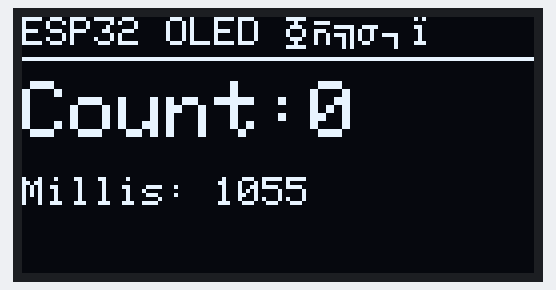
A sketch run on a simulated ESP32. Parts: 128×64 one-colour display. What the sketch prints to the serial monitor is not drawn.

Above: at 1.1 s.
At 5.9 s:
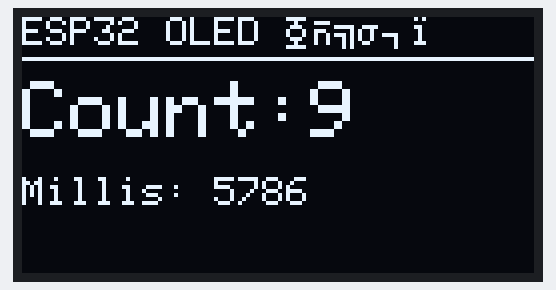
At 10.6 s:
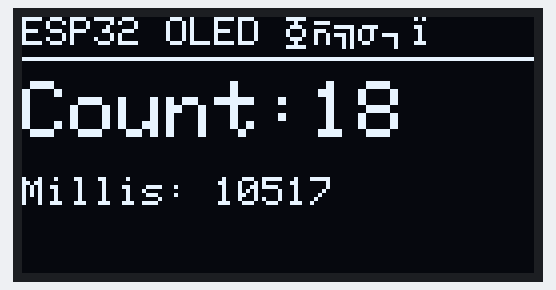
At 20.1 s:
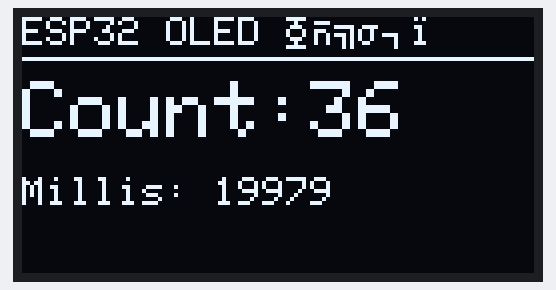
At 30.0 s:
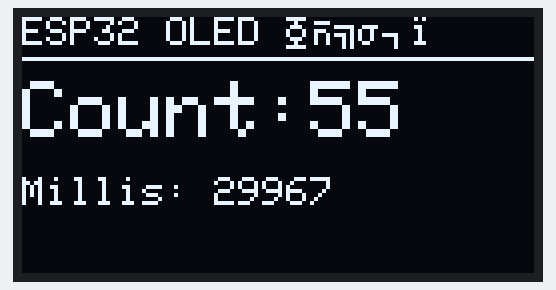
At 39.5 s:
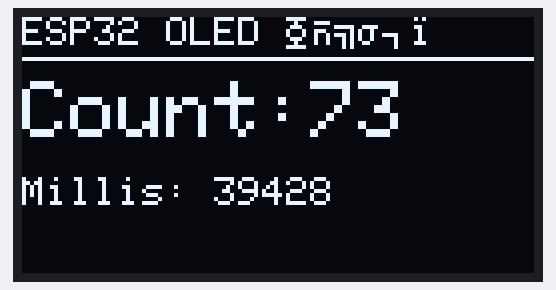

The sketch:

I2C_OLED_SSD1306_Display.ino
```cpp
/*
 * 教程：I2C OLED SSD1306 显示屏
 *
 * 学习目标：
 * 1. 了解 I2C 总线的概念，认识 SDA 和 SCL 两条线。
 * 2. 理解 I2C 设备地址的作用。
 * 3. 学会安装 Adafruit SSD1306 和 Adafruit GFX 库。
 * 4. 掌握在 OLED 上显示文字、数字和简单图形。
 *
 * 需要安装的库：
 * - "Adafruit SSD1306" by Adafruit
 * - "Adafruit GFX Library" by Adafruit
 * - "Adafruit BusIO" by Adafruit（通常是 SSD1306 的依赖，会自动安装）
 * 安装方法：
 * Arduino IDE → 项目 → 加载库 → 管理库...，搜索上述名称并安装。
 *
 * 硬件连接：
 * - OLED VCC → ESP32 3.3V
 * - OLED GND → ESP32 GND
 * - OLED SDA → ESP32 GPIO21（默认 I2C 数据线）
 * - OLED SCL → ESP32 GPIO22（默认 I2C 时钟线）
 *
 * 注意：
 * 大部分 128×64 的 SSD1306 OLED 模块工作电压是 3.3V，可以直接接 ESP32。
 * 如果你的 OLED 是 128×32 分辨率，请在代码里把 SCREEN_HEIGHT 改成 32。
 */

#include <Wire.h>               // Wire 库提供 I2C 通信功能，是 ESP32 自带的库。
#include <Adafruit_GFX.h>       // GFX 库提供画点、画线、显示文字等基础图形函数。
#include <Adafruit_SSD1306.h>   // SSD1306 库专门驱动 SSD1306 芯片的 OLED 屏幕。

// SCREEN_WIDTH 和 SCREEN_HEIGHT：屏幕分辨率，单位是像素。
// 这里以最常见的 128×64 像素 OLED 为例。
#define SCREEN_WIDTH 128
#define SCREEN_HEIGHT 64

// OLED_RESET：复位引脚。
// 很多模块没有单独的复位引脚，直接用 -1 表示使用 ESP32 内部软件复位。
#define OLED_RESET -1

// SCREEN_ADDRESS：OLED 的 I2C 地址。
// 常见地址有两种：0x3C 和 0x3D，具体取决于模块背面的电阻焊接方式。
// 如果不确定，可以先用 I2C 扫描程序查找地址。
#define SCREEN_ADDRESS 0x3C

// 创建一个 Adafruit_SSD1306 对象。
// 参数依次是：屏幕宽度、屏幕高度、使用的 I2C 总线、复位引脚。
Adafruit_SSD1306 display(SCREEN_WIDTH, SCREEN_HEIGHT, &Wire, OLED_RESET);

// 计数器变量，用来演示动态刷新。
int counter = 0;

void setup() {
  Serial.begin(115200);
  delay(1000);

  // SSD1306_SWITCHCAPVCC 表示使用内部电荷泵升压供电，
 // 这样只需要接 3.3V 就能产生 OLED 需要的较高驱动电压。
  // 第二个参数是 I2C 地址。
  // begin() 返回 true 表示初始化成功，false 表示失败（常见原因是地址或接线错误）。
  if (!display.begin(SSD1306_SWITCHCAPVCC, SCREEN_ADDRESS)) {
    Serial.println("OLED 初始化失败，请检查 I2C 地址和接线！");
    // 初始化失败后进入死循环，避免继续执行后续绘制代码。
    while (true) {
      delay(1000);
    }
  }

  // clearDisplay() 清除屏幕上的所有内容，但只是把显存清零，
  // 真正的刷新需要调用 display.display() 才会发送到屏幕上。
  display.clearDisplay();

  // setTextSize(1) 设置文字大小为 1 倍，也就是每个字符占 6×8 像素。
  display.setTextSize(1);

  // setTextColor(SSD1306_WHITE) 设置文字颜色为白色。
  // OLED 只有黑白两色，白色表示点亮像素，黑色表示熄灭。
  display.setTextColor(SSD1306_WHITE);

  // setCursor(x, y) 设置文字起始坐标，左上角是 (0, 0)。
  display.setCursor(0, 0);

  // println() 把字符串写入显存。
  display.println("Hello ESP32!");
  display.println("OLED 显示成功");

  // display() 把显存里的内容一次性发送到 OLED 屏幕。
  // 所有绘制操作都要在 display() 之后才看得见。
  display.display();

  Serial.println("OLED 初始化完成");
}

void loop() {
  // 每次循环先清屏，避免旧内容残留。
  display.clearDisplay();

  // 显示第一行固定标题。
  display.setCursor(0, 0);
  display.setTextSize(1);
  display.println("ESP32 OLED 示例");

  // 画一条水平线，把标题和下方内容分开。
  // drawLine(x0, y0, x1, y1, color)
  display.drawLine(0, 10, SCREEN_WIDTH - 1, 10, SSD1306_WHITE);

  // 显示计数器，字号放大到 2，更醒目。
  display.setCursor(0, 16);
  display.setTextSize(2);
  display.print("Count:");
  display.println(counter);

  // 显示当前时间估算（毫秒数）。
  display.setTextSize(1);
  display.setCursor(0, 40);
  display.print("Millis: ");
  display.println(millis());

  display.display();

  // 计数器递增。
  counter++;

  // 每 500ms 刷新一次，肉眼刚好能看清数字变化，又不会刷新太快导致闪烁。
  delay(500);
}

/*
 * 名词解释：
 * I2C（Inter-Integrated Circuit，集成电路互联总线）：
 * 一种只需要两根线（SDA 数据线、SCL 时钟线）的同步通信协议。
 * 多设备可以共用这两根线，每个设备有唯一的 I2C 地址，
 * 主控通过地址选择要和哪个设备通信。
 *
 * SDA（Serial Data，串行数据）：传输数据的双向线。
 * SCL（Serial Clock，串行时钟）：由主控产生的时钟线，用来同步数据传输。
 *
 * 显存（Framebuffer）：
 * 屏幕控制器内部的一块存储区，保存着屏幕上每个像素的状态。
 * 我们先在 ESP32 的显存里画好内容，再一次性发送给 OLED，这样效率更高。
 */

/*
 * 扩展练习：
 * 1. 用 drawCircle() 或 fillRect() 画一个简单的动画。
 * 2. 把 DHT 传感器的温湿度显示到 OLED 上。
 * 3. 实现一个简单的菜单，用按键切换显示不同页面。
 */
```

Measured:
- what the display in image 0 shows lasts 0.5 s, from 1.1 s to 1.6 s
